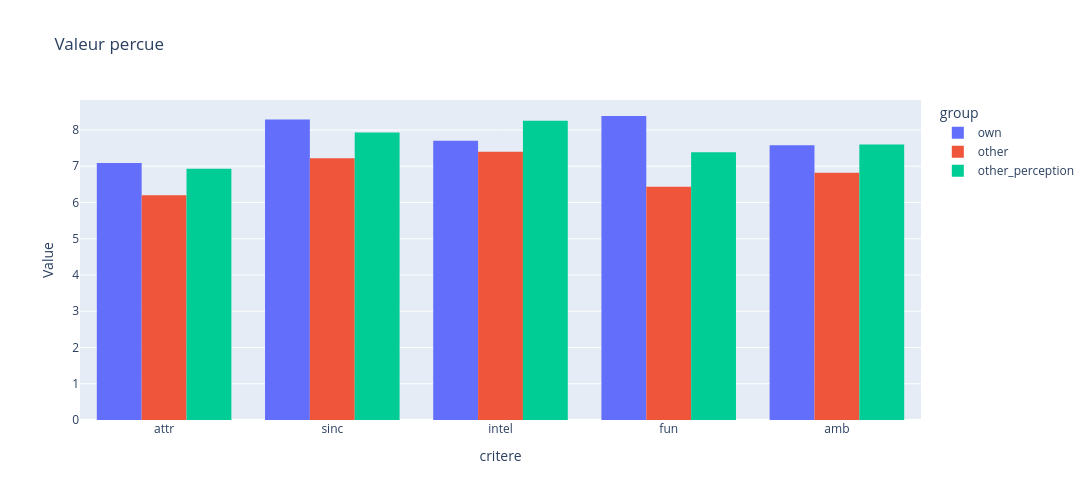

Here is the notebook cell this chart was saved with:
### Code cell
value_graph = px.histogram(
    all_value_data,
    y="value",
    x="critere",
    color="group",
    barmode="group",
    title="Valeur percue"
)
value_graph.update_layout(
    yaxis_title="Value",
    width=1800, 
    height=500
)
value_graph.show()

show_images(value_graph, "../images/value_graph.png")

### Figure 1 — Plotly figure (JSON) as saved in the notebook; plotly's stock layout.template omitted (floating-point values rounded to 4 significant figures)
{"data": [{"alignmentgroup": "True", "bingroup": "x", "histfunc": "sum", "hovertemplate": "group=own<br>critere=%{x}<br>sum of value=%{y}<extra></extra>", "legendgroup": "own", "marker": {"color": "#636efa", "pattern": {"shape": ""}}, "name": "own", "offsetgroup": "own", "orientation": "v", "showlegend": true, "type": "histogram", "x": ["attr", "sinc", "intel", "fun", "amb"], "xaxis": "x", "y": [7.092, 8.286, 7.701, 8.386, 7.577], "yaxis": "y"}, {"alignmentgroup": "True", "bingroup": "x", "histfunc": "sum", "hovertemplate": "group=other<br>critere=%{x}<br>sum of value=%{y}<extra></extra>", "legendgroup": "other", "marker": {"color": "#EF553B", "pattern": {"shape": ""}}, "name": "other", "offsetgroup": "other", "orientation": "v", "showlegend": true, "type": "histogram", "x": ["attr", "sinc", "intel", "fun", "amb"], "xaxis": "x", "y": [6.203, 7.22, 7.399, 6.435, 6.822], "yaxis": "y"}, {"alignmentgroup": "True", "bingroup": "x", "histfunc": "sum", "hovertemplate": "group=other_perception<br>critere=%{x}<br>sum of value=%{y}<extra></extra>", "legendgroup": "other_perception", "marker": {"color": "#00cc96", "pattern": {"shape": ""}}, "name": "other_perception", "offsetgroup": "other_perception", "orientation": "v", "showlegend": true, "type": "histogram", "x": ["attr", "sinc", "intel", "fun", "amb"], "xaxis": "x", "y": [6.93, 7.933, 8.258, 7.385, 7.602], "yaxis": "y"}], "layout": {"barmode": "group", "height": 500, "legend": {"title": {"text": "group"}, "tracegroupgap": 0}, "title": {"text": "Valeur percue"}, "width": 1800, "xaxis": {"anchor": "y", "domain": [0, 1], "title": {"text": "critere"}}, "yaxis": {"anchor": "x", "domain": [0, 1], "title": {"text": "Value"}}}}
